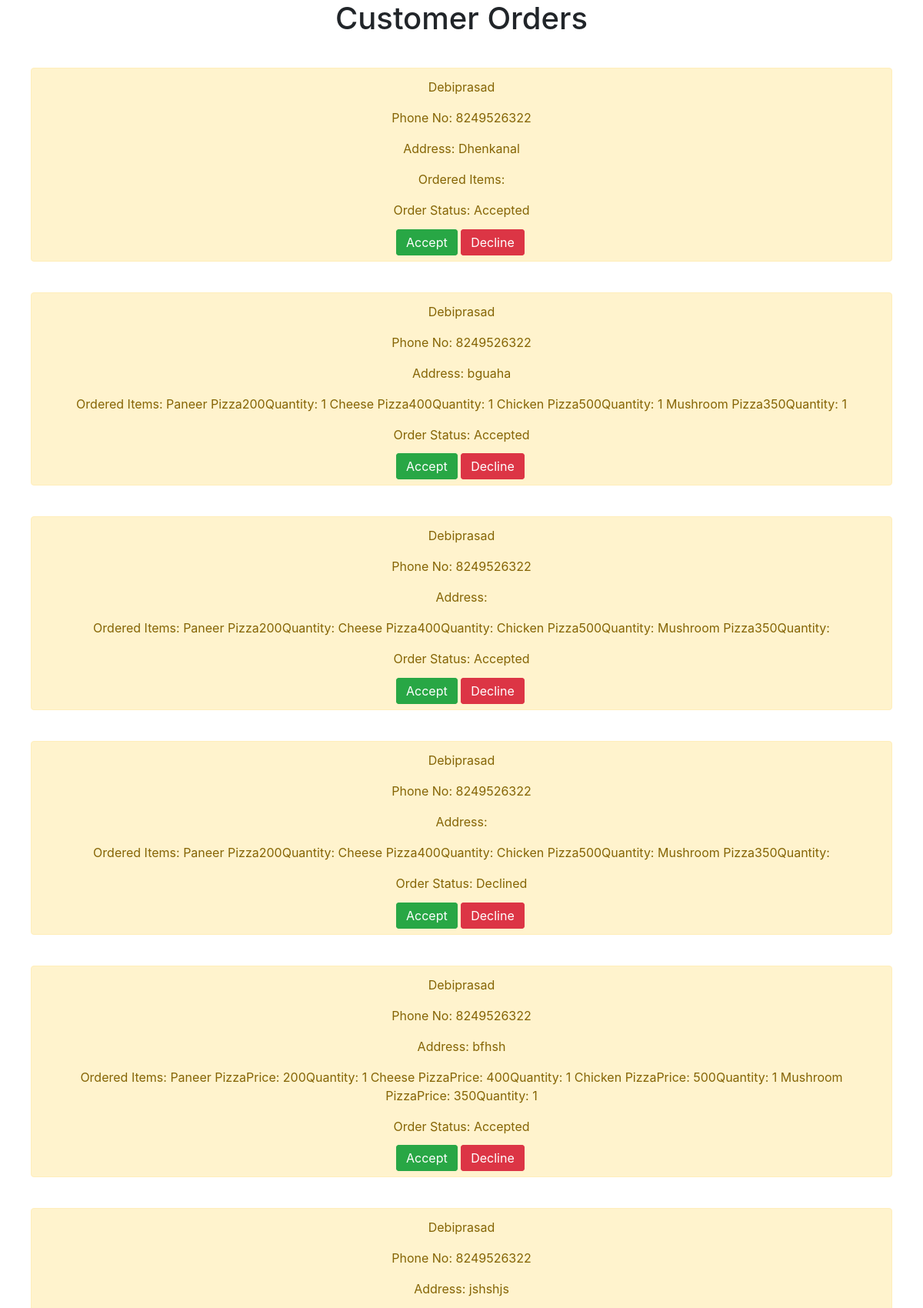
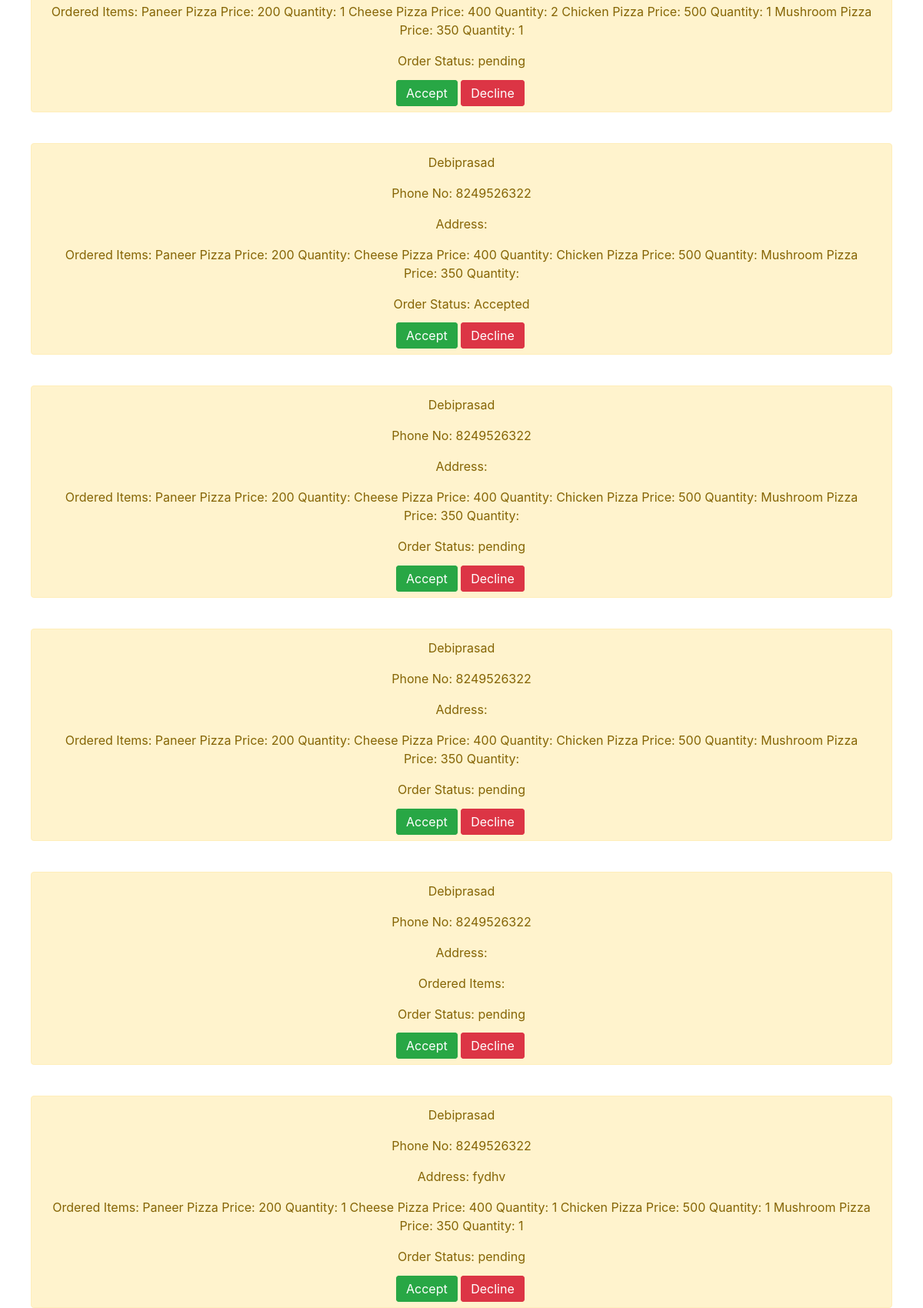
The page /admin_orders_section/ (upper part) on the database its author committed (2 pictures, top to bottom).
### pizza_app/models.py (models this page shows)
class Order_Model(models.Model):
    user_name = models.CharField(max_length=10)
    phone_no = models.CharField(max_length=10)
    user_address = models.CharField(max_length=100)
    ordered_items = models.CharField(max_length=20)
    order_status = models.CharField(max_length=10)

### pizza_app/views.py (the view)
# urls.py: path('admin_orders_section/', admin_order),
def admin_order(request):
    orders = Order_Model.objects.all()
    context = {'orders': orders}
    return render(request, 'pizza_app/admin_orders_section.html', context)

### pizza_app/templates/pizza_app/admin_orders_section.html
{% extends 'base.html' %}
{% block content %}
<h1 style="text-align: center">Customer Orders</h1>
{% for order in orders %}
    <div style="margin: 40px" class="alert alert-warning" role="alert">
        <p style="text-align: center">{{order.user_name}}</p>
        <p style="text-align: center">Phone No: {{order.phone_no}}</p>
        <p style="text-align: center">Address: {{order.user_address}}</p>
        <p style="text-align: center">Ordered Items: {{order.ordered_items}}</p>
        <p style="text-align: center">Order Status: {{order.order_status}}</p>
        <div class="container" style="width: 200px;margin: auto">
            <a href="/accept_order/{{order.id}}/" style="display: inline" class="btn btn-success">Accept</a>
        <a href="/decline_order/{{order.id}}/" style="display: inline" class="btn btn-danger">Decline</a>
        </div>
    </div>
{% endfor %}
{% endblock %}

### rows shown on the page
Order_Model: user_name "Debiprasad", phone_no "8249526322", user_address "Dhenkanal", order_status "Accepted"
Order_Model: user_name "Debiprasad", phone_no "8249526322", user_address "bguaha", ordered_items "Paneer Pizza200Quantity: 1 Cheese Pizza400Quantity: 1 Chicken Pizza500Quantity: 1 Mushroom Pizza350Quantity: 1", order_status "Accepted"
Order_Model: user_name "Debiprasad", phone_no "8249526322", ordered_items "Paneer Pizza200Quantity: Cheese Pizza400Quantity: Chicken Pizza500Quantity: Mushroom Pizza350Quantity:", order_status "Accepted"
Order_Model: user_name "Debiprasad", phone_no "8249526322", ordered_items "Paneer Pizza200Quantity: Cheese Pizza400Quantity: Chicken Pizza500Quantity: Mushroom Pizza350Quantity:", order_status "Declined"
Order_Model: user_name "Debiprasad", phone_no "8249526322", user_address "bfhsh", ordered_items "Paneer PizzaPrice: 200Quantity: 1 Cheese PizzaPrice: 400Quantity: 1 Chicken PizzaPrice: 500Quantity: 1 Mushroom PizzaPrice: 350Quantity: 1", order_status "Accepted"
Order_Model: user_name "Debiprasad", phone_no "8249526322", user_address "jshshjs", ordered_items "Paneer Pizza Price: 200 Quantity: 1 Cheese Pizza Price: 400 Quantity: 2 Chicken Pizza Price: 500 Quantity: 1 Mushroom Pizza Price: 350 Quantity: 1", order_status "pending"
Order_Model: user_name "Debiprasad", phone_no "8249526322", ordered_items "Paneer Pizza Price: 200 Quantity: Cheese Pizza Price: 400 Quantity: Chicken Pizza Price: 500 Quantity: Mushroom Pizza Price: 350 Quantity:", order_status "Accepted"
Order_Model: user_name "Debiprasad", phone_no "8249526322", ordered_items "Paneer Pizza Price: 200 Quantity: Cheese Pizza Price: 400 Quantity: Chicken Pizza Price: 500 Quantity: Mushroom Pizza Price: 350 Quantity:", order_status "pending"
Order_Model: user_name "Debiprasad", phone_no "8249526322", ordered_items "Paneer Pizza Price: 200 Quantity: Cheese Pizza Price: 400 Quantity: Chicken Pizza Price: 500 Quantity: Mushroom Pizza Price: 350 Quantity:", order_status "pending"
Order_Model: user_name "Debiprasad", phone_no "8249526322", order_status "pending"
Order_Model: user_name "Debiprasad", phone_no "8249526322", user_address "fydhv", ordered_items "Paneer Pizza Price: 200 Quantity: 1 Cheese Pizza Price: 400 Quantity: 1 Chicken Pizza Price: 500 Quantity: 1 Mushroom Pizza Price: 350 Quantity: 1", order_status "pending"
